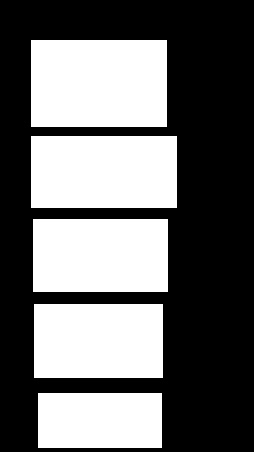
#> input picture model/samples/mask.jpg, 254 x 452 px
$ python detect.py
#> lines starting #> are read from the running program, lines starting #| are printed output that depends on the picture; after the words box and inside, x2 and y2 are one past the last pixel; in counts of white or black regions, pixels touching at a corner belong together; pictures that were not available may be replaced by others from this repository, and a replacement may not be noted
import pickle
import matplotlib.pyplot as plt
from skimage.transform import resize
import numpy as np
import cv2


def get_lot_state(spots, frame):
    available = 0

    for i in range(len(spots)):
        x, y, w, h = spots[i]
        spot_crop = frame[y:y + h, x:x + w, :]
        available += detect_occupancy(spot_crop)

    return available


def detect_occupancy(spot_bgr):
    MODEL = pickle.load(open("model.p", "rb"))

    flat_data = []
    img_resized = resize(spot_bgr, (15, 15, 3))
    flat_data.append(img_resized.flatten())
    flat_data = np.array(flat_data)

    y_output = MODEL.predict(flat_data)

    if y_output == 0:
        return 1
    else:
        return 0


def get_spots(MASK):

#> called with MASK = 'samples/mask.jpg'
    if type(MASK) == str:
        MASK = cv2.imread(MASK, 0)
#> MASK is the input picture: shape (452, 254); min 0, max 255, mean 107.9

    _, thresholded = cv2.threshold(MASK, 127, 255, cv2.THRESH_BINARY)
#> thresholded: shape (452, 254); 42.3% white; 5 white regions

    contours, _ = cv2.findContours(thresholded, cv2.RETR_EXTERNAL, cv2.CHAIN_APPROX_SIMPLE)
#> contours = 5 contours; box (x1, y1, x2, y2) and area: (31, 40, 167, 127) 11610, (31, 136, 177, 208) 10295, (33, 219, 168, 292) 9648, (34, 304, 163, 378) 9344, (38, 393, 162, 448) 6642

    spots = []
    for contour in contours:
        x, y, w, h = cv2.boundingRect(contour)
        spots.append((x, y, w, h))
#> this loop made 5 passes
#> (contour, x, y, w, h) on passes 1 to 5: ([[38, 393], [38, 447], [161, 447], [161, 393]], 38, 393, 124, 55), ([[34, 304], [34, 377], [162, 377], [162, 304]], 34, 304, 129, 74), ([[33, 219], [33, 291], [167, 291], [167, 219]], 33, 219, 135, 73), ([[31, 136], [31, 207], [176, 207], [176, 136]], 31, 136, 146, 72), ([[31, 40], [31, 126], [166, 126], [166, 40]], 31, 40, 136, 87)
#> after the loop, spots = [(38, 393, 124, 55), (34, 304, 129, 74), (33, 219, 135, 73), (31, 136, 146, 72), (31, 40, 136, 87)]

    return spots


def calc_diff(im1, im2):
    return np.abs(np.mean(im1) - np.mean(im2))


if __name__ == "__main__":

    cap = cv2.VideoCapture('samples/clip3.mp4')
    spots = get_spots("samples/mask.jpg")

    spots_status = [None for j in spots]
#> spots_status = 5 items
    diffs = [None for j in spots]
#> diffs = 5 items

    previous_frame = None

    frame_number = 0
    step = 30

    fps = cap.get(cv2.CAP_PROP_FPS)
    frame_width = int(cap.get(cv2.CAP_PROP_FRAME_WIDTH))
    frame_height = int(cap.get(cv2.CAP_PROP_FRAME_HEIGHT))

    output_video = 'samples/thapar_parking_lot2.mp4'
    fourcc = cv2.VideoWriter_fourcc(*'mpv4')
    out = cv2.VideoWriter(output_video, fourcc, fps, (frame_width, frame_height))

    while True:
        _, frame = cap.read()
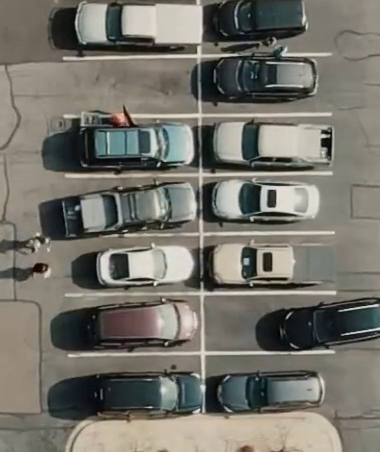
#> input picture frame 84 of model/clip.mp4, 380 x 452 px, given in place of clip3.mp4, which was not available
#> frame is the input picture: shape (452, 380, 3); mean B, G, R 106.6, 114.8, 116.9

        if frame is None:
            break

        if frame_number % step == 0:

            # if frame_number == 300:
            #     cv2.imwrite("frame.jpg", frame)

            if previous_frame is None:
                arr_ = range(len(spots))
            else:
                for spot_indx, spot in enumerate(spots):
                    x1, y1, w, h = spot

                    spot_crop = frame[y1:y1 + h, x1:x1 + w, :]

                    diffs[spot_indx] = calc_diff(spot_crop, previous_frame[y1:y1 + h, x1:x1 + w, :])

                arr_ = [j for j in np.argsort(diffs) if diffs[j] / np.amax(diffs) > 0.4]

            for spot_indx in arr_:
                spot = spots[spot_indx]
                x1, y1, w, h = spot

                spot_crop = frame[y1:y1 + h, x1:x1 + w, :]

                spot_status = detect_occupancy(spot_crop)

                spots_status[spot_indx] = spot_status
#> this loop made 5 passes; (reads model/model.p from the repository)
#> (x1, y1, w, h, y_output in detect_occupancy, spot_status) on passes 1 to 5: (38, 393, 124, 55, [1], 0), (34, 304, 129, 74, [1], 0), (33, 219, 135, 73, [1], 0), (31, 136, 146, 72, [0], 1), (31, 40, 136, 87, [0], 1)
#> pass 2, `spot_crop = frame[y1:y1 + h, x1:x1 + w, :]`:
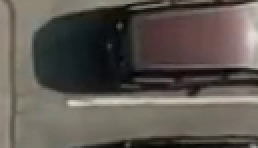
#> spot_crop: shape (74, 129, 3) (shown 2 times larger); mean B, G, R 80.6, 86.5, 92.6
#> pass 3, `spot_crop = frame[y1:y1 + h, x1:x1 + w, :]`:
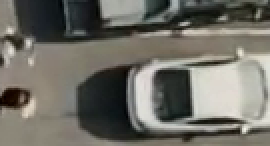
#> spot_crop: shape (73, 135, 3) (shown 2 times larger); mean B, G, R 101.2, 109.1, 110.8
#> after the loop:
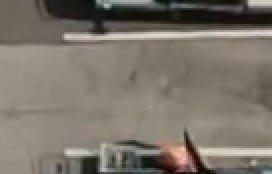
#> spot_crop: shape (87, 136, 3) (shown 2 times larger); mean B, G, R 106.1, 116.4, 123.8
#> after the loop, spots_status = [0, 0, 0, 1, 1]

            previous_frame = frame.copy()

        for spot_indx, spot in enumerate(spots):
            spot_status = spots_status[spot_indx]
            x1, y1, w, h = spots[spot_indx]

            if spot_status:
                frame = cv2.rectangle(frame, (x1, y1), (x1 + w, y1 + h), (0, 255, 0), 2)
            else:
                frame = cv2.rectangle(frame, (x1, y1), (x1 + w, y1 + h), (0, 0, 255), 2)
#> this loop made 5 passes
#> (spot_status, x1, y1, w, h) on passes 1 to 5: (0, 38, 393, 124, 55), (0, 34, 304, 129, 74), (0, 33, 219, 135, 73), (1, 31, 136, 146, 72), (1, 31, 40, 136, 87)
#> pass 1, `frame = cv2.rectangle(frame, (x1, y1), (x1 + w, y1 + h), (0, 0, 255), 2)`:
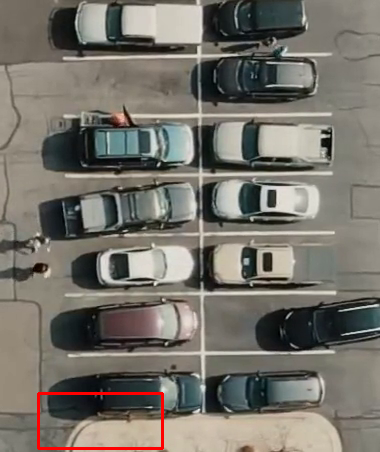
#> frame: shape (452, 380, 3); 0.62% of pixels changed, all inside (x1, y1, x2, y2) = (37, 392, 164, 450)
#> after the loop:
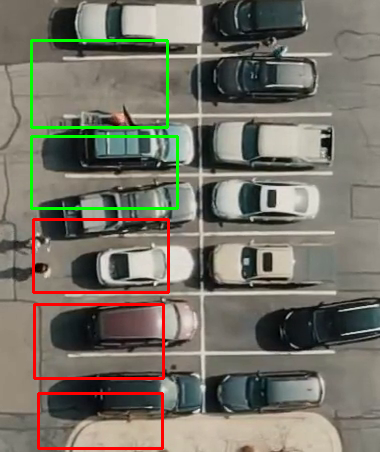
#> frame: shape (452, 380, 3); mean B, G, R 102.9, 114.7, 118.1

        cv2.rectangle(frame, (120, 20), (240, 45), (0, 0, 0), -1)
        cv2.putText(frame, 'Available spots: {} / {}'.format(str(sum(spots_status)), str(len(spots_status))), (130, 30),
                    cv2.FONT_HERSHEY_SIMPLEX, 0.3, (255, 255, 255), 1)
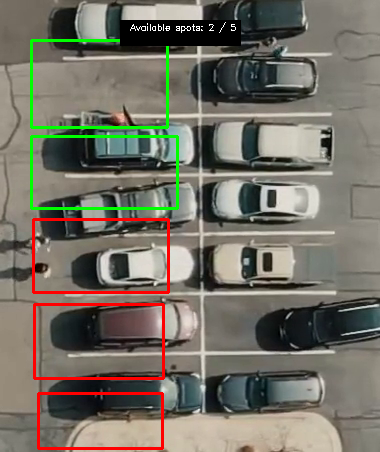
#> frame: shape (452, 380, 3); mean B, G, R 101, 112.5, 116.1

        cv2.namedWindow('frame', cv2.WINDOW_NORMAL)
        cv2.imshow('frame', frame)

        out.write(frame)
        if cv2.waitKey(25) & 0xFF == ord('q'):
#> (key q is pressed here)
            break

        frame_number += 1

    cap.release()
    out.release()
    cv2.destroyAllWindows()
